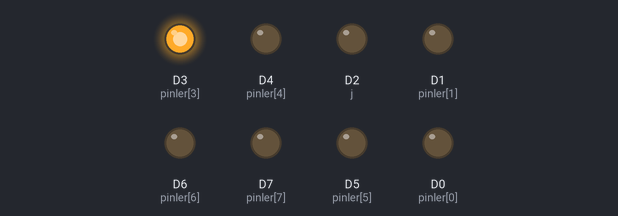
Simulated run of this sketch. Board: ESP8266 (NodeMCU). Parts: output pins drawn as LEDs (lit = HIGH).

Above: at 0.15 s.
At 7.6 s:
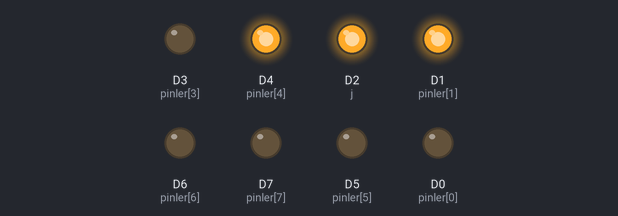
At 12.2 s:
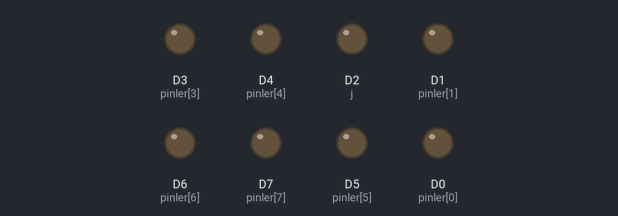
At 17.9 s:
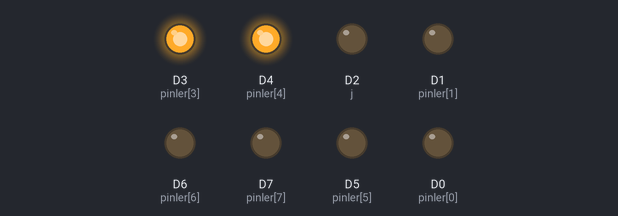
At 26.7 s:
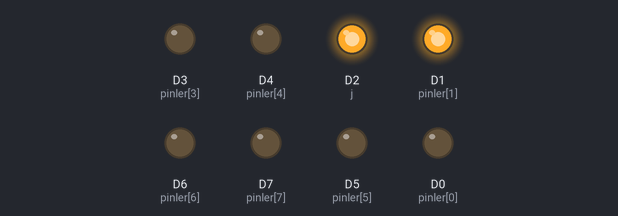
At 32.6 s:
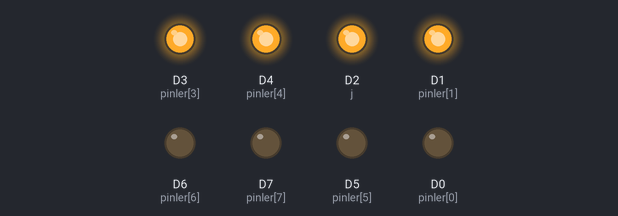
Timing chart, 0 to 40.0 s (numbered marks = the images above):
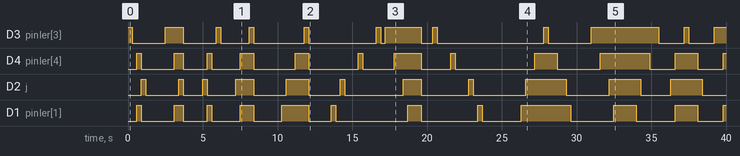

The sketch:

1.3.1.kullanici_tanimli_fonksiyonlar.ino
```cpp
/*****************************************************************************
Programın Adı: Kullanıcı tanımlı fonksiyonlar

Programın Amacı: Daha önce kullandığımız programları kullanıcı
				 tanımlı fonksiyonlar içinde kullanmak. Böylece
                 fonksiyon kullanımının programlamaya ne kadar
                 esneklik kazandırdığını göreceğiz

Yazan: Kamil Bala
       kamilbala42@gmail.com
       tw: @tek_elo
       Yalova Deneyap Atelyesi / 2022

Devrenin arduino ve tinkercad simülasyon versiyonu:

https://www.tinkercad.com/things/4nuzdfuWXex-131fonksiyonlar/editel

******************************************************************************/

int zaman=300;
int zamanAra=1000;

void setup() {

  int pinler[] = {D0, D1, D2, D3, D4, D5, D6, D7}; // pinleri bir dizi şeklinde tanımlıyoruz

  for(int i=7; i>=0; i--)
  {
  	pinMode(pinler[i],OUTPUT);
  }

}

void loop()
{
  int pinler[] = {D0, D1, D2, D3, D4, D5, D6, D7}; // pinleri bir dizi şeklinde tanımlıyoruz

  disardanIceriYakSondur(); // foksiyonunu çağırıyoruz

  delay(zamanAra);

  disardanIceriYak();// foksiyonunu çağırıyoruz
  ayniAndaSondur();

  delay(zamanAra);

  iceridenDisariYakSondur();// foksiyonunu çağırıyoruz

  delay(zamanAra);

  iceridenDisariYak();// foksiyonunu çağırıyoruz
  ayniAndaSondur();// foksiyonunu çağırıyoruz

  delay(zamanAra);

  sagdanSolaYak();// foksiyonunu çağırıyoruz
  ayniAndaSondur();// foksiyonunu çağırıyoruz

  zamanAra=500;

  sagdanSolaYakSondur(); // foksiyonunu çağırıyoruz

  zamanAra=500;

  soldanSagaYak();// foksiyonunu çağırıyoruz
  ayniAndaSondur();// foksiyonunu çağırıyoruz

  delay(zamanAra);

  soldanSagaYakSondur(); // foksiyonunu çağırıyoruz

  delay(zamanAra);

  sagdanSolaYak();// foksiyonunu çağırıyoruz
  soldanSagaSondur();// foksiyonunu çağırıyoruz

  delay(zamanAra);

  soldanSagaYak();// foksiyonunu çağırıyoruz
  sagdanSolaSondur();// foksiyonunu çağırıyoruz

  delay(zamanAra);

  iceridenDisariYak();// foksiyonunu çağırıyoruz
  disardanIceriSondur();// foksiyonunu çağırıyoruz

  delay(zamanAra);

  disardanIceriYak();// foksiyonunu çağırıyoruz
  iceridenDisariSondur();// foksiyonunu çağırıyoruz

  delay(zamanAra);
}


void disardanIceriYakSondur()// dönüşsüz fonksiyon tanımı yapıyoruz
{
  int j=7;
  for(int i=0; i<4;i++)
  {

    digitalWrite(i, HIGH);
    digitalWrite(j, HIGH);
    delay(zaman);
    digitalWrite(i, LOW);
    digitalWrite(j, LOW);
    j--;
  }
  delay(zaman);

}

void disardanIceriYak()// dönüşsüz fonksiyon tanımı yapıyoruz
{
  int j=7;
  for(int i=0; i<4;i++)
  {

    digitalWrite(i, HIGH);
    digitalWrite(j, HIGH);
    delay(zaman);
    j--;
  }
}

void ayniAndaYak()// dönüşsüz fonksiyon tanımı yapıyoruz
{
  for(int i=7; i>=0; i--)
  {
  	digitalWrite(i,HIGH);
  }
  delay(zaman);
}

void ayniAndaSondur()// dönüşsüz fonksiyon tanımı yapıyoruz
{
  for(int i=7; i>=0; i--)
  {
  	digitalWrite(i,LOW);
  }
  delay(zaman);
}

void iceridenDisariYakSondur()// dönüşsüz fonksiyon tanımı yapıyoruz
{
  int j=4;
  for(int i=3; i>=0;i--)
  {

    digitalWrite(i, HIGH);
    digitalWrite(j, HIGH);
    delay(zaman);
    digitalWrite(i, LOW);
    digitalWrite(j, LOW);
    j++;
  }
}

void iceridenDisariYak()// dönüşsüz fonksiyon tanımı yapıyoruz
{
  int j=4;
  for(int i=3; i>=0;i--)
  {

    digitalWrite(i, HIGH);
    digitalWrite(j, HIGH);
    delay(zaman);
    j++;
  }
}


void sagdanSolaYak()// dönüşsüz fonksiyon tanımı yapıyoruz
{
  for(int i=7; i>=0; i--)
  {

    digitalWrite(i, HIGH);
    delay(zaman);
  }
}

void sagdanSolaYakSondur() // dönüşsüz fonksiyon tanımı yapıyoruz
{
  for(int i=7; i>=0; i--)
  {
    digitalWrite(i, HIGH);
    delay(zaman);
    digitalWrite(i, LOW);
    delay(zaman);
  }
}

void soldanSagaYak() // dönüşsüz fonksiyon tanımı yapıyoruz
{
  for(int i=0; i<8; i++)
  {

    digitalWrite(i, HIGH);
    delay(zaman);
  }
}


void soldanSagaYakSondur() // dönüşsüz fonksiyon tanımı yapıyoruz
{
  for(int i=0; i<8; i++)
  {
    digitalWrite(i, HIGH);
    delay(zaman);
    digitalWrite(i, LOW);
    delay(zaman);
  }
}

void soldanSagaSondur()// dönüşsüz fonksiyon tanımı yapıyoruz
{
  for(int i=0; i<8; i++)
  {

    digitalWrite(i, LOW);
    delay(zaman);
  }
}

void sagdanSolaSondur()// dönüşsüz fonksiyon tanımı yapıyoruz
{
  for(int i=7; i>=0;i--)
  {

    digitalWrite(i, LOW);
    delay(zaman);
  }
}

void disardanIceriSondur()// dönüşsüz fonksiyon tanımı yapıyoruz
{
  int j=7;
  for(int i=0; i<4; i++)
  {

    digitalWrite(i, LOW);
    digitalWrite(j, LOW);
    delay(zaman);
    j--;
  }
}

void iceridenDisariSondur()// dönüşsüz fonksiyon tanımı yapıyoruz
{
  int j=4;
  for(int i=3; i>=0; i--)
  {

    digitalWrite(i, LOW);
    digitalWrite(j, LOW);
    delay(zaman);
    j++;
  }
}
```

Measured:
- by itself, D3 (pinler[3]): LOW → HIGH at 0.00 s, → LOW 0.30 s later, → HIGH 2.2 s later, → LOW 1.2 s later, … (23 changes in this stretch)
- by itself, D4 (pinler[4]): LOW → HIGH at 0.60 s, → LOW 0.30 s later, → HIGH 2.2 s later, → LOW 0.60 s later, … (23 changes in this stretch)
- by itself, D2 (j): LOW → HIGH at 0.90 s, → LOW 0.30 s later, → HIGH 2.2 s later, → LOW 0.30 s later, … (22 changes in this stretch)
- by itself, D1 (pinler[1]): LOW → HIGH at 0.60 s, → LOW 0.30 s later, → HIGH 2.2 s later, → LOW 0.60 s later, … (23 changes in this stretch)
